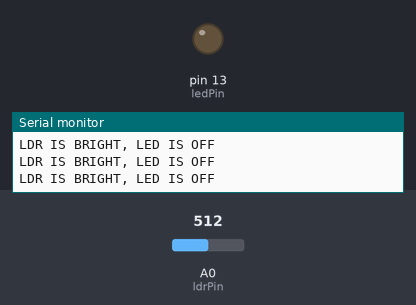
A sketch run on a simulated Arduino Uno, built with avr-gcc and run on an emulated ATmega328P. Parts: output pins drawn as LEDs (lit = HIGH), the last lines printed to the serial monitor. The inputs (shaded band) are chosen by the test bench; at power-on: A0 (ldrPin) = 512.

Above: at 1.2 s.
1.3 s: A0 (ldrPin) set to 315
4.3 s: A0 (ldrPin) set to 282
At 5.4 s:
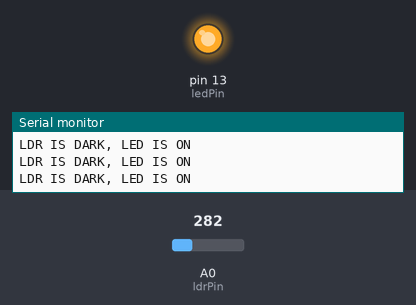
5.8 s: A0 (ldrPin) set to 306
At 6.5 s:
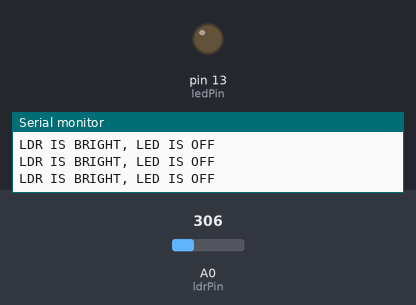
Timing chart, 0 to 8.8 s (numbered marks = the images above; inputs shaded):
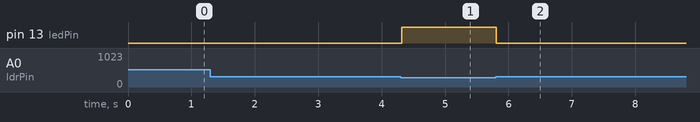

Measured:
- the behaviour switches between 301 and 300 on A0 (ldrPin) (found by bisection; images 0 and 1)
- after the input at 4.3 s, pin 13 (ledPin): LOW → HIGH at once
- after the input at 5.8 s, pin 13 (ledPin): HIGH → LOW at once

The sketch:

ldr_streetlight.ino
```cpp
// Set pin numbers
// const won't change
const int ledPin = 13;
const int ldrPin = A0;

void setup() {
  // put your setup code here, to run once:
  Serial.begin(9600);
  pinMode(ledPin, OUTPUT);
  pinMode(ldrPin, INPUT);
}

void loop() {
  // put your main code here, to run repeatedly:
  int ldrStatus = analogRead(ldrPin);

  if (ldrStatus <= 300) {
    digitalWrite(ledPin, HIGH);
    Serial.println("LDR IS DARK, LED IS ON");
  }
  else {
    digitalWrite(ledPin, LOW);
    Serial.println("LDR IS BRIGHT, LED IS OFF");
  }
}
```
